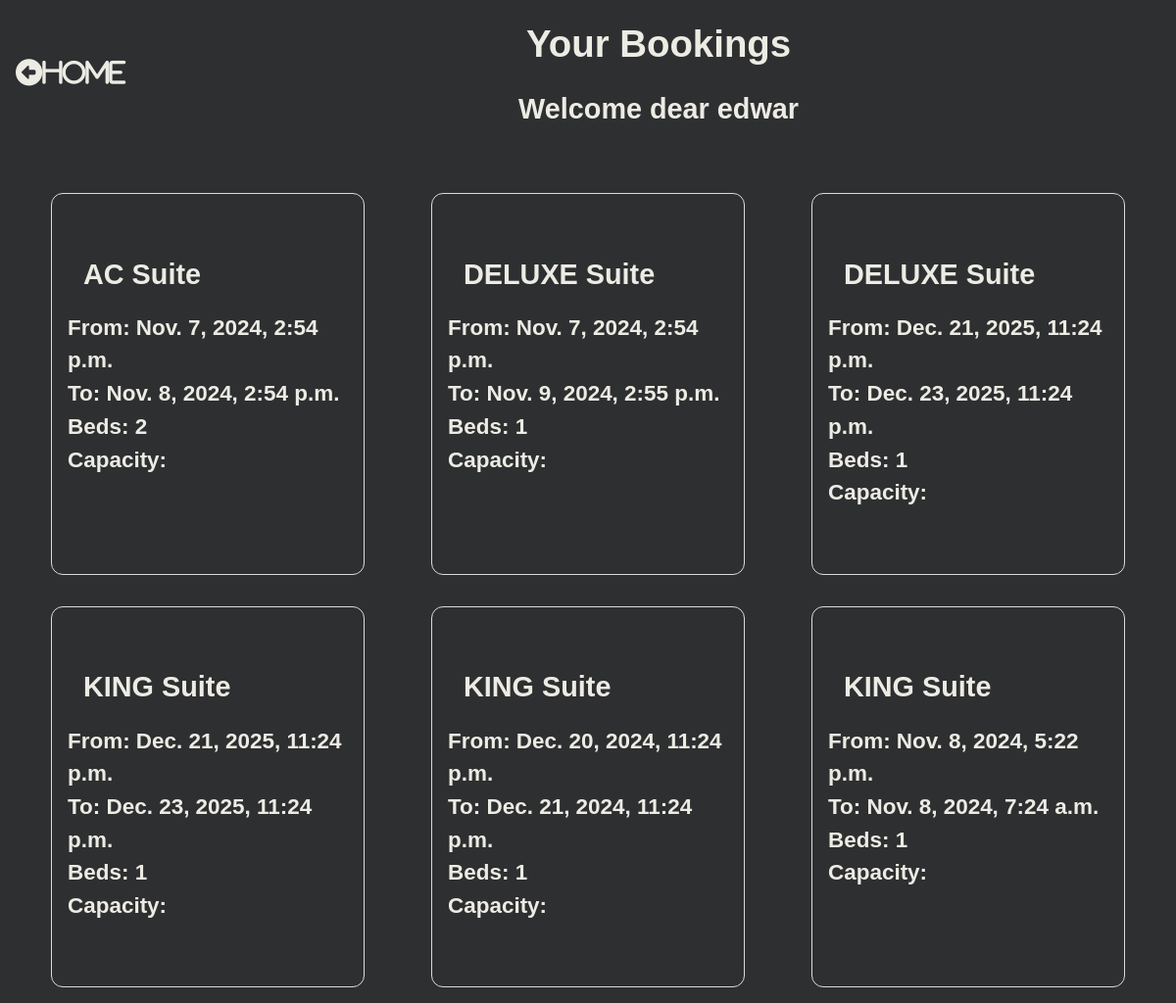
Before: /booking_list/ (signed in) with the older database file.
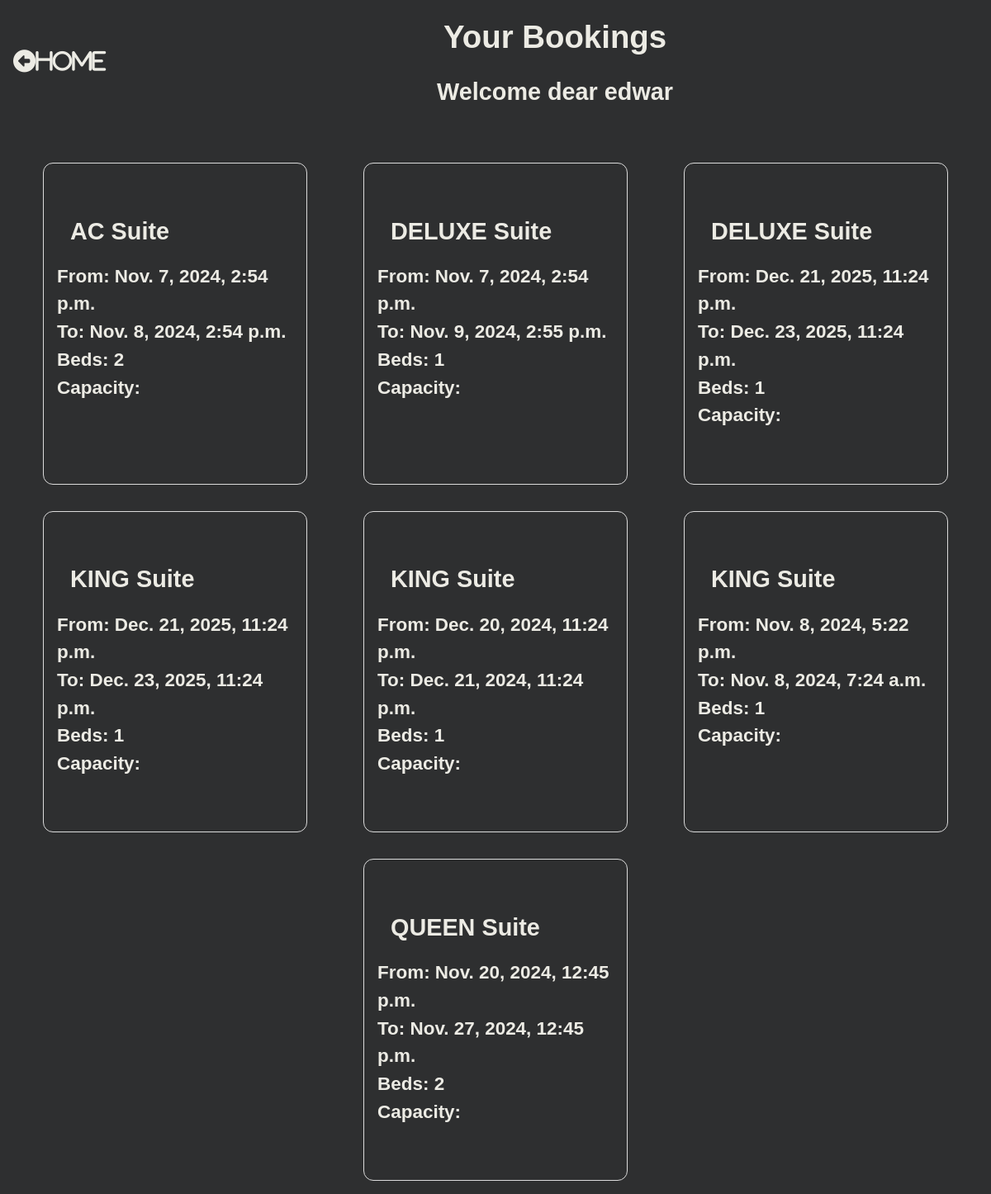
After: the same page with the newer database file.
### hotel/models.py (models this page shows, shortened)
class Booking(models.Model):
    user = models.ForeignKey(settings.AUTH_USER_MODEL, on_delete=models.CASCADE)
    room = models.ForeignKey(Room,on_delete=models.CASCADE)
    check_in = models.DateTimeField()
    check_out = models.DateTimeField()
    def get_room_category(self):
        room_categories = dict(self.room.ROOM_CATEGORIES)
        room_category = room_categories.get(self.room.category)
        return room_category
    def get_cancel_booking_url(self):
        return reverse_lazy('hotel:CancelBookingView', args=[self.pk, ])

class Room(models.Model):
    ROOM_CATEGORIES = (
        ('YAC', 'AC'),
        ('DEL', 'DELUXE'),
        ('KIN', 'KING'),
        ('QUE', 'QUEEN'),
    )
    number = models.IntegerField()
    category = models.CharField(max_length=3, choices=ROOM_CATEGORIES)
    beds = models.IntegerField()

### hotel/views.py (the view)
# urls.py: path('booking_list/', BookingListView.as_view(), name='BookingListView'),
class BookingListView(ListView):
    template_name = "booking_list_view.html"
    model = Booking
    def get_queryset(self, *args, **kwargs):
        if self.request.user.is_staff:
            booking_list=Booking.objects.all()
            return booking_list
        else:
            booking_list=Booking.objects.filter(user=self.request.user)
            return booking_list

### hotel/templates/booking_list_view.html (shortened to what this page needs)
{% load static %}
<!DOCTYPE html>
<html lang="en">
<head>
    <link rel="stylesheet" href="{% static 'hotel/css/booking_list_view.css' %}">
</head>
<body>
    <div class="content">
        <div class="header">
            <div class="headings">
                <h1>Your Bookings</h1>
                <h2>Welcome dear {{user}}</h2>
            </div>
            <div class="home">
                <div class="home">
                    <a href="{% url 'hotel:RoomListView' %}"><i class="fas fa-arrow-alt-circle-left">Home</i></a>
                </div>
            </div>
        </div>
        <div class="bookings">
            {% for booking in booking_list %}
            <div class="booking">
                <div class="category">
                    <h2>{{booking.get_room_category}} Suite</h2>
                </div>
                <div class="from">
                    <h3>From: {{booking.check_in}}</h3>
                </div>
                <div class="to">
                    <h3>To: {{booking.check_out}}</h3>
                </div>
                <div class="beds">
                    <h3>Beds: {{booking.room.beds}}</h3>
                </div>
                <div class="capacity">
                    <h3>Capacity: {{booking.room.capacity}}</h3>
                </div>
                <div class="cancel"><a href="{{booking.get_cancel_booking_url}}" class="invisible"></a></div>
            </div>
            {% endfor %}
        </div>
</body>
</html>

Changed rows visible on the page:
added Booking: get_room_category "QUEEN", check_in "Nov. 20, 2024, 12:45 p.m.", check_out "Nov. 27, 2024, 12:45 p.m.", room.beds "2"
